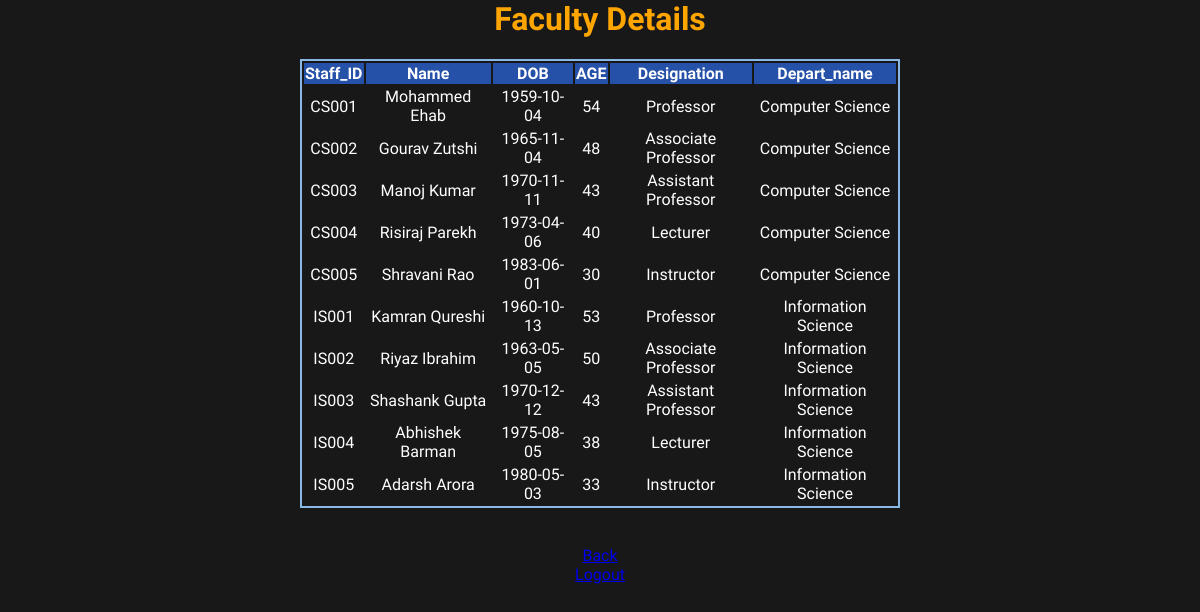
The page /faculty.php on the database its author committed.
### tables this page shows
CREATE TABLE IF NOT EXISTS `faculty` (
  `Staff_ID` varchar(10) NOT NULL,
  `Name` char(20) NOT NULL,
  `DOB` date NOT NULL,
  `Age` int(2) NOT NULL,
  `Designation` char(20) NOT NULL,
  `Depart_name` char(40) NOT NULL,
  PRIMARY KEY (`Staff_ID`),
  KEY `Depart_name` (`Depart_name`)
);

### faculty.php (the view, shortened to what this page needs)
<html>
<head>
<link href="default.css" rel = "stylesheet" type="text/css" media="all">
</head>
<body background="rvtrans.jpg">
<center> <h1 style="color:orange;"> Faculty Details</h1>
<center>
<table width="50%"  style="border:2px solid #8AB8E6; ">
<tr style="background-color:#2651A8">
	<th>Staff_ID</th>
	<th>Name</th>
	<th>DOB</th>
	<th>AGE</th>
	<th>Designation</th>
	<th>Depart_name</th>
</tr>
<?php
$qry="select * from faculty;";
$val=mysql_query($qry);
while($row = mysql_fetch_array($val))
  {
  echo "<tr>";
  echo "<td><center>" . $row['Staff_ID'] . "</center></td>";
    echo "<td><center>" . $row['Name'] . "</center></td>";
  echo "<td><center>" . $row['DOB'] . "</center></td>";
   echo "<td><center>" . $row['Age'] . "</center></td>";
  echo "<td><center>" . $row['Designation'] . "</center></td>";
   echo "<td><center>" . $row['Depart_name'] . "</center></td>";
  echo "</tr>";
  }
  ?>
</table>
</center>
</center><br><br>
<center><a href="admin1.php">Back</a></center>
<center><a href="index.php">Logout</a></center>
</body>
</html>

### default.css (style rules this page uses)
html,body { height:100% }
body { background:#181818; padding-bottom: 0px; margin:0px; font-family: 'Didact Gothic',sans-serif; font-size:12pt; font-weight: 200; color: #FFF; text-decoration: none; }

### rows shown on the page
faculty: Staff_ID "CS001", Name "Mohammed Ehab", DOB "1959-10-04", Age "54", Designation "Professor", Depart_name "Computer Science"
faculty: Staff_ID "CS002", Name "Gourav Zutshi", DOB "1965-11-04", Age "48", Designation "Associate Professor", Depart_name "Computer Science"
faculty: Staff_ID "CS003", Name "Manoj Kumar", DOB "1970-11-11", Age "43", Designation "Assistant Professor", Depart_name "Computer Science"
faculty: Staff_ID "CS004", Name "Risiraj Parekh", DOB "1973-04-06", Age "40", Designation "Lecturer", Depart_name "Computer Science"
faculty: Staff_ID "CS005", Name "Shravani Rao", DOB "1983-06-01", Age "30", Designation "Instructor", Depart_name "Computer Science"
faculty: Staff_ID "IS001", Name "Kamran Qureshi", DOB "1960-10-13", Age "53", Designation "Professor", Depart_name "Information Science"
faculty: Staff_ID "IS002", Name "Riyaz Ibrahim", DOB "1963-05-05", Age "50", Designation "Associate Professor", Depart_name "Information Science"
faculty: Staff_ID "IS003", Name "Shashank Gupta", DOB "1970-12-12", Age "43", Designation "Assistant Professor", Depart_name "Information Science"
faculty: Staff_ID "IS004", Name "Abhishek Barman", DOB "1975-08-05", Age "38", Designation "Lecturer", Depart_name "Information Science"
faculty: Staff_ID "IS005", Name "Adarsh Arora", DOB "1980-05-03", Age "33", Designation "Instructor", Depart_name "Information Science"
